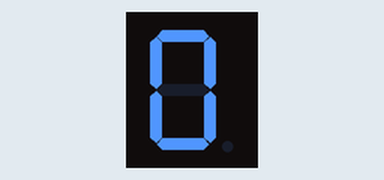
Simulated run of this sketch. Board: Arduino Uno, built with avr-gcc and run on an emulated ATmega328P. Parts: 1-digit seven-segment display. Wiring (inferred from the names in the program): 1-digit 7-segment display, segments lit when LOW: segments pin 2, pin 3, pin 4, pin 5, pin 6, pin 7, pin 8, pin 9. The segment pins are drawn as the display they are named for; what the sketch prints to the serial monitor is not drawn.

Above: at 0.1 s.
At 0.6 s:
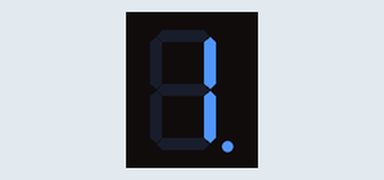
At 1.1 s:
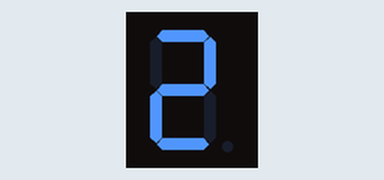
At 2.1 s:
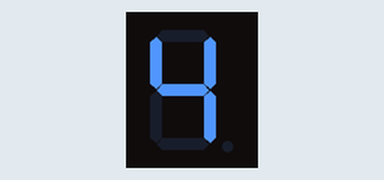
At 3.1 s:
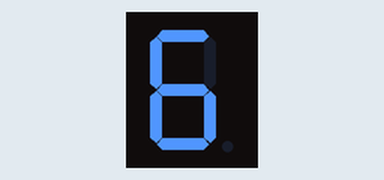
At 4.6 s:
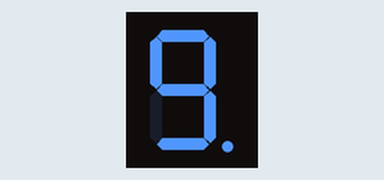

Measured:
- by itself, everything shown: repeats every 5.5 s, in 10 steps
- what the display in image 1 shows lasts 0.5 s, from 0.5 s to 1.0 s
- what the display in image 5 shows lasts 1.0 s, from 4.5 s to 5.5 s

The sketch:

test14sevenSegment.ino
```cpp
#define SEG_A 2
#define SEG_B 3
#define SEG_C 4
#define SEG_D 5
#define SEG_E 6
#define SEG_F 7
#define SEG_G 8
#define SEG_DP 9

byte digital[10][8] = {
  {0,0,0,0,0,0,1,1}, // 숫자0
  {1,0,0,1,1,1,1,0}, // 숫자1
  {0,0,1,0,0,1,0,1}, // 숫자2
  {0,0,0,0,1,1,0,0}, //3
  {1,0,0,1,1,0,0,1}, //4
  {0,1,0,0,1,0,0,0}, //5
  {0,1,0,0,0,0,0,1}, //6
  {0,0,0,1,1,1,1,0}, //7
  {0,0,0,0,0,0,0,1}, //8
  {0,0,0,0,1,0,0,0} //9
};

void setup() {
  Serial.begin(9600);
  Serial.println("setup()...test14sevenSegment");
  pinMode(SEG_A, OUTPUT);
  pinMode(SEG_B, OUTPUT);
  pinMode(SEG_C, OUTPUT);
  pinMode(SEG_D, OUTPUT);
  pinMode(SEG_E, OUTPUT);
  pinMode(SEG_F, OUTPUT);
  pinMode(SEG_G, OUTPUT);
  pinMode(SEG_DP, OUTPUT);
}

void loop() {
  Serial.println("loop...");
  int pin=2;
  for(int x=0; x<10; x++) {
    for(int i=0; i<8; i++){
      digitalWrite(pin+i, digital[x][i]);
    }
    delay(500);
  }
  delay(500);

}
```
